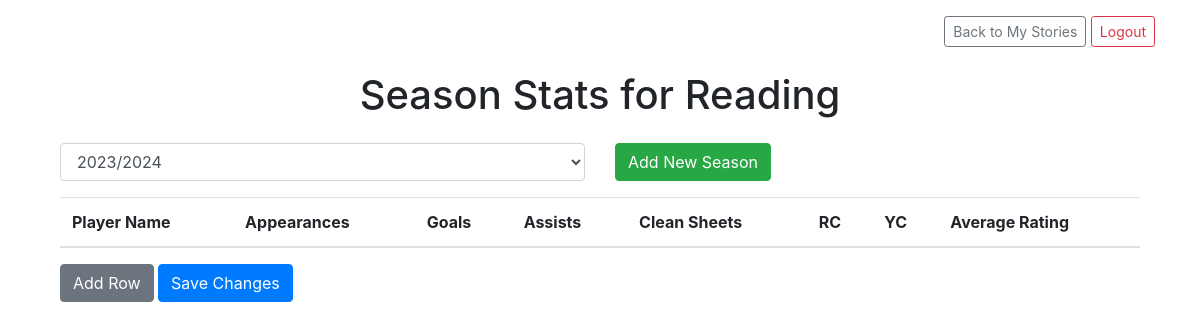
/season-stats/17/ (signed in), run on an earlier commit of the app's database.
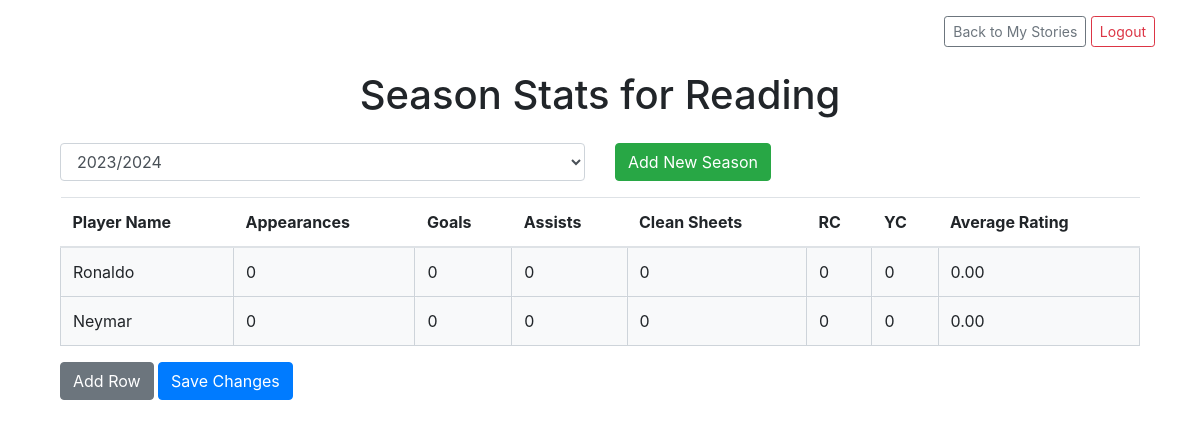
And on a later commit of the database.
### cmGenerator/models.py (models this page shows, shortened)
class Story(models.Model):
    user = models.ForeignKey(User, on_delete=models.CASCADE)
    club = models.CharField(max_length=255)
    formation = models.CharField(max_length=255)
    challenge = models.TextField()
    background = models.TextField()
    created_at = models.DateTimeField(auto_now_add=True)

class SeasonPlayerStats(models.Model):
    story = models.ForeignKey(Story, on_delete=models.CASCADE, related_name='season_stats')
    player_name = models.CharField(max_length=100)
    season = models.CharField(max_length=10)
    appearances = models.IntegerField(default=0)
    goals = models.IntegerField(default=0)
    assists = models.IntegerField(default=0)
    clean_sheets = models.IntegerField(default=0)
    red_cards = models.IntegerField(default=0)    # New field
    yellow_cards = models.IntegerField(default=0)  # New field
    average_rating = models.DecimalField(max_digits=4, decimal_places=2, default=0.00)
    class Meta:
        unique_together = ['story', 'season', 'player_name']

### cmGenerator/views.py (the view, shortened to what this page needs)
# urls.py: path('season-stats/<int:story_id>/', views.season_stats, name='season_stats'),
@login_required
def season_stats(request, story_id):
    story = get_object_or_404(Story, id=story_id, user=request.user)
    season_stats = story.season_stats.all()
    return render(request, 'cmGenerator/season_stats.html', {'story': story, 'season_stats': season_stats})

### cmGenerator/templates/cmGenerator/season_stats.html (shortened to what this page needs)
<!DOCTYPE html>
<html lang="en">
<head>
    <link href="https://stackpath.bootstrapcdn.com/bootstrap/4.5.2/css/bootstrap.min.css" rel="stylesheet">
</head>
<body>
<div class="container">
    <div class="text-right my-3">
        {% if user.is_authenticated %}
        <p>
            <a href="{% url 'my_stories' %}" class="btn btn-outline-secondary btn-sm">Back to My Stories</a>
            <a href="{% url 'logout' %}" class="btn btn-outline-danger btn-sm">Logout</a>
        </p>
        {% endif %}
    </div>
    <h1 class="my-4 text-center">Season Stats for {{ story.club }}</h1>
    <div class="container">
        <div class="row mb-3">
            <div class="col">
                <select class="form-control" id="seasonSelect">
                    {% for season in seasons %}
                        <option value="{{ season.season }}">{{ season.season }}</option>
                    {% empty %}
                        <option value="23/24">2023/2024</option>
                    {% endfor %}
                </select>
            </div>
            <div class="col">
                <button class="btn btn-success" id="addSeasonBtn">
                     Add New Season
                </button>
            </div>
        </div>
        <div class="row justify-content-center">
            <div class="col-lg-12">
                <form id="edit-stats-form" method="post" action="{% url 'save_season_stats' story.id %}">
                    <table class="table table-striped">
                        <thead>
                            <tr>
                                <th>Player Name</th>
                                <th>Appearances</th>
                                <th>Goals</th>
                                <th>Assists</th>
                                <th>Clean Sheets</th>
                                <th>RC</th>
                                <th>YC</th>
                                <th>Average Rating</th>
                            </tr>
                        </thead>
                        <tbody id="stats-table-body">
                            {% for stat in season_stats %}
                            <tr data-stat-id="{{ stat.id }}" data-season="{{ stat.season }}">
                                <td contenteditable="true" data-field="player_name" data-stat-id="{{ stat.id }}">{{ stat.player_name }}</td>
                                <td contenteditable="true" data-field="appearances" data-stat-id="{{ stat.id }}">{{ stat.appearances }}</td>
                                <td contenteditable="true" data-field="goals" data-stat-id="{{ stat.id }}">{{ stat.goals }}</td>
                                <td contenteditable="true" data-field="assists" data-stat-id="{{ stat.id }}">{{ stat.assists }}</td>
                                <td contenteditable="true" data-field="clean_sheets" data-stat-id="{{ stat.id }}">{{ stat.clean_sheets }}</td>
                                <td contenteditable="true" data-field="red_cards" data-stat-id="{{ stat.id }}">{{ stat.red_cards }}</td>
                                <td contenteditable="true" data-field="yellow_cards" data-stat-id="{{ stat.id }}">{{ stat.yellow_cards }}</td>
                                <td contenteditable="true" data-field="average_rating" data-stat-id="{{ stat.id }}">{{ stat.average_rating }}</td>
                            </tr>
                            {% endfor %}
                        </tbody>
                    </table>
                    <div class="button-group mt-3">
                        <button type="button" id="add-row-btn" class="btn btn-secondary">Add Row</button>
                        <button type="submit" id="save-changes-btn" class="btn btn-primary">Save Changes</button>
                    </div>
                </form>
            </div>
        </div>
    </div>
</div>
</body>
</html>

### cmGenerator/templates/cmGenerator/season_stats.html (style rules this page uses)
[contenteditable="true"] { border: 1px solid #ced4da; padding: 5px; border-radius: 4px; background-color: #f8f9fa; }

What changed in the data, as far as the page shows it:
added SeasonPlayerStats: player_name "Ronaldo", appearances "0", goals "0", assists "0", clean_sheets "0", red_cards "0", yellow_cards "0", average_rating "0.00"
added SeasonPlayerStats: player_name "Neymar", appearances "0", goals "0", assists "0", clean_sheets "0", red_cards "0", yellow_cards "0", average_rating "0.00"
